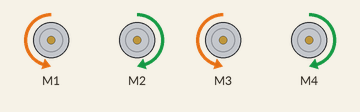
The sketch below on a simulated Arduino Uno, built with avr-gcc and run on an emulated ATmega328P. On the bench: 4 × DC motor (green arrow = forward, orange = backward, longer = faster).

Above: at 0.1 s.
Timing chart, 0 to 1.6 s (numbered marks = the images above):
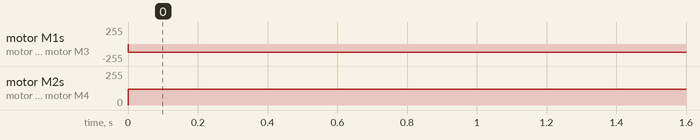

The sketch:

Motor_check_2.ino
```cpp
#include<AFMotor.h>
#define MAX_SPEED 200   //defining the maximum speed of the motor
#define MAX_SPEED_OFFSET 20 //the offset variable +/- the actual max_speed of motor
AF_DCMotor motor1(1, MOTOR12_1KHZ);
AF_DCMotor motor2(2, MOTOR12_1KHZ);  // all defining the PWM of the motors by channel selection from 1-4
AF_DCMotor motor3(3, MOTOR34_1KHZ);
AF_DCMotor motor4(4, MOTOR34_1KHZ);
void setup() {
  // put your setup code here, to run once:
  motor1.setSpeed(120);
  motor2.setSpeed(120);  //setting all motors to speed as mentioned
  motor3.setSpeed(120);
  motor4.setSpeed(120);

}

void loop() {
  // put your main code here, to run repeatedly:
  motor1.run(BACKWARD);
  motor2.run(FORWARD);
  motor3.run(BACKWARD);
  motor4.run(FORWARD);

}
```

Measured:
- by itself, motor M1, motor M3: stopped → backward 120/255 at 0.00 s
- by itself, motor M2, motor M4: stopped → forward 120/255 at 0.00 s
